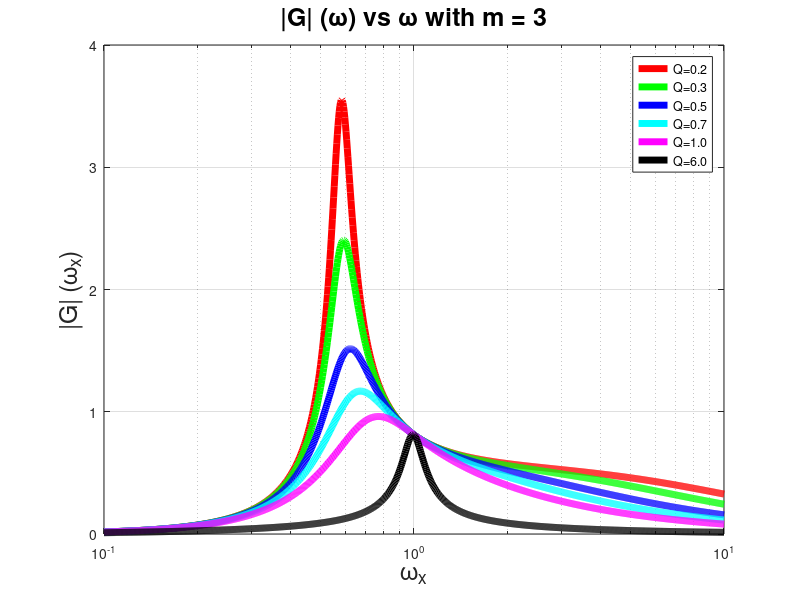
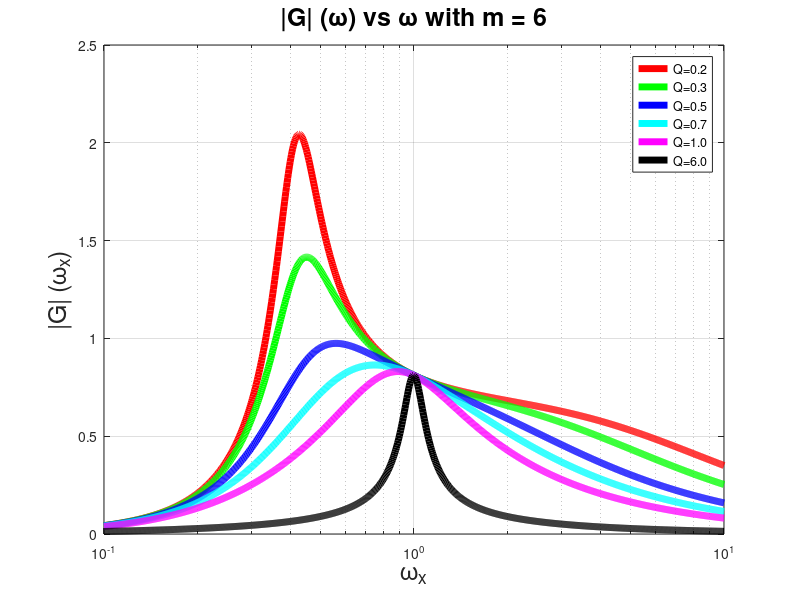
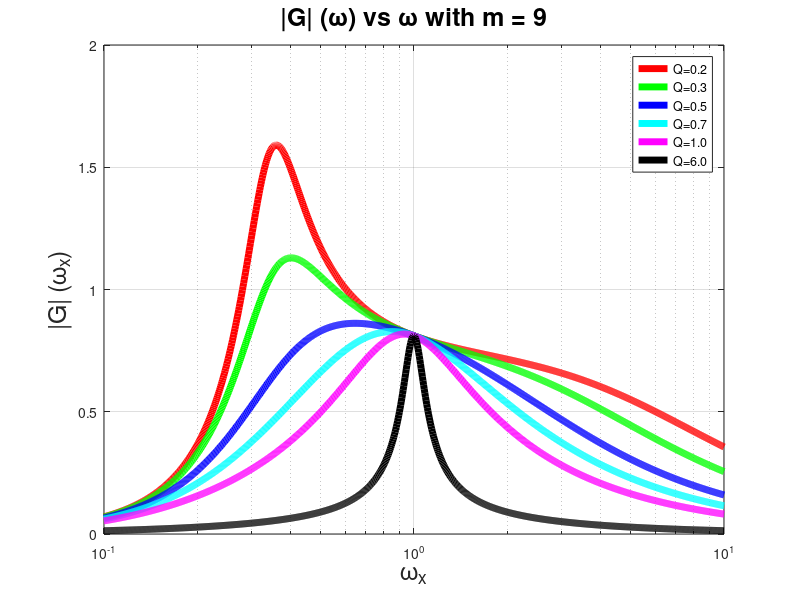

Source code (MATLAB) for these figures, in order:


m = [3 6 9 12 15];  % Different values of m
wx = logspace(-1, 1, 1000);  % Frequency range
colors = ['r' 'g' 'b' 'c' 'm' 'k'];  % Color codes for different Q values
Q = [0.2 0.3 0.5 0.7 1 6];  % Different Q values

for y = 1:3
    figure;  % Create a new figure for each value of m
    for i = 1:6
        % Calculate Gain
        Gain = (8/pi^2) * (wx.^2 * (m(y) - 1)) ./ ... % Use element-wise division
            sqrt((m(y) * (wx.^2) - 1).^2 + (Q(i)^2 * (wx.^2) .* (wx.^2 - 1).^2 * (m(y) - 1)^2)); 

        % Plot the Gain vs. wx
        semilogx(wx, Gain, 'color', colors(i), 'LineWidth', 5);
        hold on;  % Hold on to plot multiple lines
    end
    
    % Add legend, title, and labels
    legend(arrayfun(@(q) sprintf('Q=%.1f', q), Q, 'UniformOutput', false));  % Dynamic legend
    title(['|G| (\omega) vs \omega with m = ' num2str(m(y))], 'FontSize', 18);
    xlabel('\omega_x', 'FontSize', 18);
    ylabel('|G| (\omega_x)', 'FontSize', 18);
    grid on;  
end
